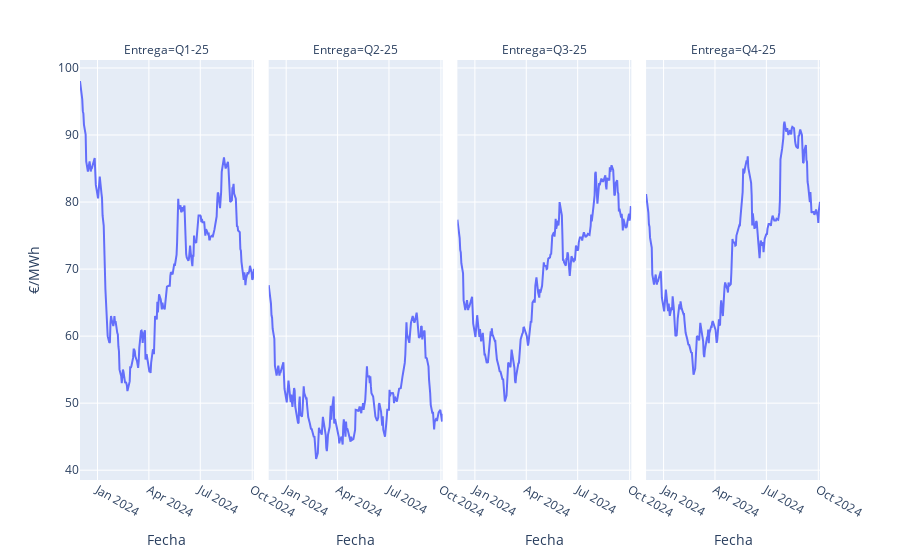

The notebook cell saved with this chart:
### Code cell
graf_omip_trim

### Figure 1 — Plotly figure (JSON) as saved in the notebook; plotly's stock layout.template omitted (floating-point values rounded to 4 significant figures; data arrays with more than 128 entries replaced by an {"elided": "..."} marker saying what was removed)
{"data": [{"hovertemplate": "Entrega=Q1-25<br>Fecha=%{x}<br>€/MWh=%{y}<extra></extra>", "legendgroup": "", "line": {"color": "#636efa", "dash": "solid"}, "marker": {"symbol": "circle"}, "mode": "lines", "name": "", "orientation": "v", "showlegend": false, "type": "scatter", "x": {"elided": "215 str values"}, "xaxis": "x", "y": {"elided": "215 float values"}, "yaxis": "y"}, {"hovertemplate": "Entrega=Q2-25<br>Fecha=%{x}<br>€/MWh=%{y}<extra></extra>", "legendgroup": "", "line": {"color": "#636efa", "dash": "solid"}, "marker": {"symbol": "circle"}, "mode": "lines", "name": "", "orientation": "v", "showlegend": false, "type": "scatter", "x": {"elided": "215 str values"}, "xaxis": "x2", "y": {"elided": "215 float values"}, "yaxis": "y2"}, {"hovertemplate": "Entrega=Q3-25<br>Fecha=%{x}<br>€/MWh=%{y}<extra></extra>", "legendgroup": "", "line": {"color": "#636efa", "dash": "solid"}, "marker": {"symbol": "circle"}, "mode": "lines", "name": "", "orientation": "v", "showlegend": false, "type": "scatter", "x": {"elided": "215 str values"}, "xaxis": "x3", "y": {"elided": "215 float values"}, "yaxis": "y3"}, {"hovertemplate": "Entrega=Q4-25<br>Fecha=%{x}<br>€/MWh=%{y}<extra></extra>", "legendgroup": "", "line": {"color": "#636efa", "dash": "solid"}, "marker": {"symbol": "circle"}, "mode": "lines", "name": "", "orientation": "v", "showlegend": false, "type": "scatter", "x": {"elided": "215 str values"}, "xaxis": "x4", "y": {"elided": "215 float values"}, "yaxis": "y4"}], "layout": {"annotations": [{"font": {}, "showarrow": false, "text": "Entrega=Q1-25", "x": 0.1175, "xanchor": "center", "xref": "paper", "y": 1, "yanchor": "bottom", "yref": "paper"}, {"font": {}, "showarrow": false, "text": "Entrega=Q2-25", "x": 0.3725, "xanchor": "center", "xref": "paper", "y": 1, "yanchor": "bottom", "yref": "paper"}, {"font": {}, "showarrow": false, "text": "Entrega=Q3-25", "x": 0.6275, "xanchor": "center", "xref": "paper", "y": 1, "yanchor": "bottom", "yref": "paper"}, {"font": {}, "showarrow": false, "text": "Entrega=Q4-25", "x": 0.8825, "xanchor": "center", "xref": "paper", "y": 1, "yanchor": "bottom", "yref": "paper"}], "legend": {"tracegroupgap": 0}, "margin": {"t": 60}, "xaxis": {"anchor": "y", "domain": [0, 0.235], "title": {"text": "Fecha"}}, "xaxis2": {"anchor": "y2", "domain": [0.255, 0.49], "matches": "x", "title": {"text": "Fecha"}}, "xaxis3": {"anchor": "y3", "domain": [0.51, 0.745], "matches": "x", "title": {"text": "Fecha"}}, "xaxis4": {"anchor": "y4", "domain": [0.765, 1.0], "matches": "x", "title": {"text": "Fecha"}}, "yaxis": {"anchor": "x", "domain": [0, 1], "title": {"text": "€/MWh"}}, "yaxis2": {"anchor": "x2", "domain": [0, 1], "matches": "y", "showticklabels": false}, "yaxis3": {"anchor": "x3", "domain": [0, 1], "matches": "y", "showticklabels": false}, "yaxis4": {"anchor": "x4", "domain": [0, 1], "matches": "y", "showticklabels": false}}}
